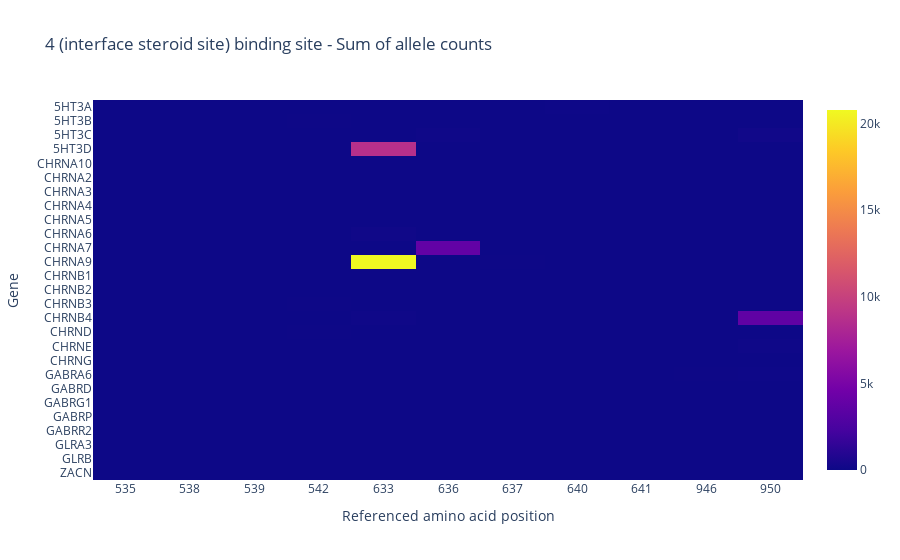

Here is the notebook cell this chart was saved with:
### Code cell
fig = go.Figure(data=go.Heatmap(
    z = data,
    x=[str(int(aa)) for aa in aacids],
    y=genes,
    hoverongaps=False
))
fig.update_layout(
    title=f"{bs_interest[2]} binding site - Sum of allele counts",
    xaxis_title = "Referenced amino acid position",
    yaxis_title = "Gene"
)
fig.show()

### Figure 1 — Plotly figure (JSON) as saved in the notebook; plotly's stock layout.template omitted (floating-point values rounded to 4 significant figures; data arrays with more than 128 entries replaced by an {"elided": "..."} marker saying what was removed)
{"data": [{"hoverongaps": false, "type": "heatmap", "x": ["535", "538", "539", "542", "633", "636", "637", "640", "641", "946", "950"], "y": ["ZACN", "ZACN", "ZACN", "GLRB", "GLRB", "GLRB", "GLRB", "GLRA3", "GLRA3", "GABRR2", "GABRR2", "GABRP", "GABRP", "GABRG1", "GABRD", "GABRD", "GABRD", "GABRD", "GABRA6", "GABRA6", "CHRNG", "CHRNG", "CHRNE", "CHRND", "CHRND", "CHRNB4", "CHRNB4", "CHRNB4", "CHRNB4", "CHRNB4", "CHRNB3", "CHRNB2", "CHRNB2", "CHRNB2", "CHRNB1", "CHRNA9", "CHRNA9", "CHRNA9", "CHRNA9", "CHRNA7", "CHRNA7", "CHRNA6", "CHRNA6", "CHRNA6", "CHRNA6", "CHRNA6", "CHRNA6", "CHRNA6", "CHRNA5", "CHRNA5", "CHRNA5", "CHRNA4", "CHRNA4", "CHRNA3", "CHRNA3", "CHRNA2", "CHRNA2", "CHRNA2", "CHRNA2", "CHRNA10", "5HT3D", "5HT3D", "5HT3C", "5HT3C", "5HT3C", "5HT3C", "5HT3C", "5HT3B", "5HT3B", "5HT3B", "5HT3A", "5HT3A", "5HT3A", "5HT3A", "5HT3A", "5HT3A"], "z": {"elided": "76x11 int values"}}], "layout": {"title": {"text": "4 (interface steroid site) binding site - Sum of allele counts"}, "xaxis": {"title": {"text": "Referenced amino acid position"}}, "yaxis": {"title": {"text": "Gene"}}}}
